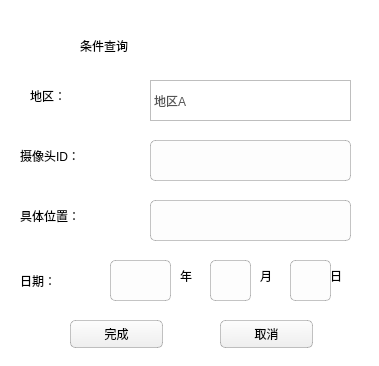
<?xml version="1.0" encoding="UTF-8"?>
<ui version="4.0">
 <class>sel_Form</class>
 <widget class="QWidget" name="sel_Form">
  <property name="geometry">
   <rect>
    <x>0</x>
    <y>0</y>
    <width>379</width>
    <height>366</height>
   </rect>
  </property>
  <property name="windowTitle">
   <string>Form</string>
  </property>
  <property name="styleSheet">
   <string notr="true">#sel_Form{
	background:white;
	border-radius:10px;
}</string>
  </property>
  <widget class="QLabel" name="camID">
   <property name="geometry">
    <rect>
     <x>20</x>
     <y>140</y>
     <width>131</width>
     <height>31</height>
    </rect>
   </property>
   <property name="styleSheet">
    <string notr="true">#camID{
	font: 15pt &quot;华文楷体&quot;;
	
	color:black;
}</string>
   </property>
   <property name="text">
    <string>摄像头ID：</string>
   </property>
  </widget>
  <widget class="QLabel" name="Date">
   <property name="geometry">
    <rect>
     <x>20</x>
     <y>260</y>
     <width>71</width>
     <height>41</height>
    </rect>
   </property>
   <property name="styleSheet">
    <string notr="true">#Date{
	font: 15pt &quot;华文楷体&quot;;
	color:black;
}</string>
   </property>
   <property name="text">
    <string>日期：</string>
   </property>
  </widget>
  <widget class="QLabel" name="location">
   <property name="geometry">
    <rect>
     <x>30</x>
     <y>80</y>
     <width>71</width>
     <height>31</height>
    </rect>
   </property>
   <property name="styleSheet">
    <string notr="true">#location{
	
	font: 15pt &quot;华文楷体&quot;;
	color:black;
}</string>
   </property>
   <property name="text">
    <string>地区：</string>
   </property>
  </widget>
  <widget class="QComboBox" name="sel_loc">
   <property name="geometry">
    <rect>
     <x>150</x>
     <y>80</y>
     <width>201</width>
     <height>41</height>
    </rect>
   </property>
   <property name="styleSheet">
    <string notr="true">QComboBox {
	border: 1px solid #bebebe;
	padding: 1px 18px 1px 3px;
	font: 15pt &quot;华文楷体&quot;;
	
	color: #555555;
	background: transparent;
	

}
 
 
QComboBox:editable{
	background: transparent;
}
 
QComboBox:!editable, QComboBox::drop-down:editable{
	background: transparent;
}
 
QComboBox:!editable:on, QComboBox::drop-down:editable:on{
	background: transparent;
}
 
QComboBox:!on{
}
 
QComboBox:on{ /* the popup opens */
	color: #555555;
	border-color: #327cc0;
	background: transparent;
}
 
QComboBox::drop-down{
    subcontrol-origin: padding;
    subcontrol-position: top right;
    width: 20px;
    border-left-width: 1px;
    border-left-color: darkgray;
}
 
QComboBox::down-arrow {
	image: url(:/common/combobox_arrow);
}
 
QComboBox::down-arrow:on {
	image: url(:/common/combobox_arrow_up);
}
 
QComboBox QAbstractItemView {
	outline: 0; 
	border: 1px solid #327cc0;
	background-color: #F1F3F3;
	font: normal normal 14px &quot;Microsoft YaHei&quot;;
}
 
QComboBox QAbstractItemView::item {
	height: 32px;
	color: #555555;
	background-color: transparent;
}
 
QComboBox QAbstractItemView::item:hover {
	color: #FFFFFF;
	background-color: #327cc0;
}
 
QComboBox QAbstractItemView::item:selected {
	color: #FFFFFF;
	background-color: #327cc0;
}
 
QComboBox QAbstractScrollArea QScrollBar:vertical {
	background-color: #d0d2d4;
}
 
QComboBox QAbstractScrollArea QScrollBar::handle:vertical {
	background: rgb(160,160,160);
}
 
QComboBox QAbstractScrollArea QScrollBar::handle:vertical:hover {
	background: rgb(90, 91, 93);
}</string>
   </property>
   <item>
    <property name="text">
     <string>地区A</string>
    </property>
   </item>
   <item>
    <property name="text">
     <string>地区B</string>
    </property>
   </item>
   <item>
    <property name="text">
     <string>地区C</string>
    </property>
   </item>
  </widget>
  <widget class="QLabel" name="label_4">
   <property name="geometry">
    <rect>
     <x>180</x>
     <y>260</y>
     <width>31</width>
     <height>31</height>
    </rect>
   </property>
   <property name="styleSheet">
    <string notr="true">#label_4{
	font: 15pt &quot;华文楷体&quot;;
	color:black;
}</string>
   </property>
   <property name="text">
    <string>年</string>
   </property>
  </widget>
  <widget class="QLabel" name="label_5">
   <property name="geometry">
    <rect>
     <x>260</x>
     <y>260</y>
     <width>21</width>
     <height>31</height>
    </rect>
   </property>
   <property name="styleSheet">
    <string notr="true">#label_5{
	font: 15pt &quot;华文楷体&quot;;
	color:black;
}</string>
   </property>
   <property name="text">
    <string>月</string>
   </property>
  </widget>
  <widget class="QLabel" name="label_6">
   <property name="geometry">
    <rect>
     <x>330</x>
     <y>260</y>
     <width>21</width>
     <height>31</height>
    </rect>
   </property>
   <property name="styleSheet">
    <string notr="true">#label_6{
	font: 15pt &quot;华文楷体&quot;;
	color:black;
}</string>
   </property>
   <property name="text">
    <string>日</string>
   </property>
  </widget>
  <widget class="QPushButton" name="finish">
   <property name="geometry">
    <rect>
     <x>70</x>
     <y>320</y>
     <width>93</width>
     <height>28</height>
    </rect>
   </property>
   <property name="styleSheet">
    <string notr="true">QPushButton{
	/*灰色背景*/
	background:rgba(220,221,221,1);
	/*渐变白灰背景*/
	background-color: qlineargradient(spread:pad, x1:0, y1:0, x2:0.03, y2:1, stop:0 rgba(253, 253, 253, 255), stop:1 rgba(238, 238, 238, 255));
	border:1px solid rgba(0, 0, 0, 0.23);
	border-radius:5px;
font-family:'Microsoft YaHei';
	color:black;
}
/*悬停*/  
QPushButton:hover
{
    background-color:rgb(234,244,252);
	border:1px solid rgb(44,169,225);
}
/*按下*/  
QPushButton:pressed
{
	border:1px solid rgb(44,169,225);
    background-color:rgb(235,246,247);
    /*左内边距为2像素，让按下时字向右移动2像素*/  
    padding-left:2px;
    /*上内边距为2像素，让按下时字向下移动2像素*/  
    padding-top:2px;
}
</string>
   </property>
   <property name="text">
    <string>完成</string>
   </property>
  </widget>
  <widget class="QPushButton" name="cancel">
   <property name="geometry">
    <rect>
     <x>220</x>
     <y>320</y>
     <width>93</width>
     <height>28</height>
    </rect>
   </property>
   <property name="styleSheet">
    <string notr="true">QPushButton{
	/*灰色背景*/
	background:rgba(220,221,221,1);
	/*渐变白灰背景*/
	background-color: qlineargradient(spread:pad, x1:0, y1:0, x2:0.03, y2:1, stop:0 rgba(253, 253, 253, 255), stop:1 rgba(238, 238, 238, 255));
	border:1px solid rgba(0, 0, 0, 0.23);
	border-radius:5px;
font-family:'Microsoft YaHei';
	color:black;
}
/*悬停*/  
QPushButton:hover
{
    background-color:rgb(234,244,252);
	border:1px solid rgb(44,169,225);
}
/*按下*/  
QPushButton:pressed
{
	border:1px solid rgb(44,169,225);
    background-color:rgb(235,246,247);
    /*左内边距为2像素，让按下时字向右移动2像素*/  
    padding-left:2px;
    /*上内边距为2像素，让按下时字向下移动2像素*/  
    padding-top:2px;
}
</string>
   </property>
   <property name="text">
    <string>取消</string>
   </property>
  </widget>
  <widget class="QLineEdit" name="year">
   <property name="geometry">
    <rect>
     <x>110</x>
     <y>260</y>
     <width>61</width>
     <height>41</height>
    </rect>
   </property>
   <property name="styleSheet">
    <string notr="true">
QLineEdit{
	background:rgba(253,253,253,1);
	border:1px solid rgba(0, 0, 0, 0.23);
	/*圆角5个像素*/
	border-radius:5px;
	font-size:20px;
	border-radius:5px;
}
/*焦点样式*/
QLineEdit:focus
{
	border:1px solid rgb(44,169,225);
}
</string>
   </property>
  </widget>
  <widget class="QLineEdit" name="month">
   <property name="geometry">
    <rect>
     <x>210</x>
     <y>260</y>
     <width>41</width>
     <height>41</height>
    </rect>
   </property>
   <property name="styleSheet">
    <string notr="true">
QLineEdit{
	background:rgba(253,253,253,1);
	border:1px solid rgba(0, 0, 0, 0.23);
	/*圆角5个像素*/
	border-radius:5px;
font-size:20px;
}
/*焦点样式*/
QLineEdit:focus
{
	border:1px solid rgb(44,169,225);
}
</string>
   </property>
  </widget>
  <widget class="QLineEdit" name="day">
   <property name="geometry">
    <rect>
     <x>290</x>
     <y>260</y>
     <width>41</width>
     <height>41</height>
    </rect>
   </property>
   <property name="styleSheet">
    <string notr="true">
QLineEdit{
	background:rgba(253,253,253,1);
	border:1px solid rgba(0, 0, 0, 0.23);
	/*圆角5个像素*/
	border-radius:5px;
font-size:20px;
}
/*焦点样式*/
QLineEdit:focus
{
	border:1px solid rgb(44,169,225);
}
</string>
   </property>
  </widget>
  <widget class="QLineEdit" name="camID_2">
   <property name="geometry">
    <rect>
     <x>150</x>
     <y>140</y>
     <width>201</width>
     <height>41</height>
    </rect>
   </property>
   <property name="styleSheet">
    <string notr="true">
QLineEdit{
	background:rgba(253,253,253,1);
	border:1px solid rgba(0, 0, 0, 0.23);
	/*圆角5个像素*/
	border-radius:5px;
}
/*焦点样式*/
QLineEdit:focus
{
	border:1px solid rgb(44,169,225);
}
</string>
   </property>
  </widget>
  <widget class="QLabel" name="camID_3">
   <property name="geometry">
    <rect>
     <x>20</x>
     <y>200</y>
     <width>121</width>
     <height>31</height>
    </rect>
   </property>
   <property name="styleSheet">
    <string notr="true">#camID_3{
	font: 15pt &quot;华文楷体&quot;;
	
	color:black;
}</string>
   </property>
   <property name="text">
    <string>具体位置：</string>
   </property>
  </widget>
  <widget class="QLineEdit" name="camID_4">
   <property name="geometry">
    <rect>
     <x>150</x>
     <y>200</y>
     <width>201</width>
     <height>41</height>
    </rect>
   </property>
   <property name="styleSheet">
    <string notr="true">
QLineEdit{
	background:rgba(253,253,253,1);
	border:1px solid rgba(0, 0, 0, 0.23);
	/*圆角5个像素*/
	border-radius:5px;
}
/*焦点样式*/
QLineEdit:focus
{
	border:1px solid rgb(44,169,225);
}
</string>
   </property>
  </widget>
  <widget class="QLabel" name="label">
   <property name="geometry">
    <rect>
     <x>80</x>
     <y>20</y>
     <width>171</width>
     <height>51</height>
    </rect>
   </property>
   <property name="styleSheet">
    <string notr="true">#label{
	
	font: 25pt &quot;华文楷体&quot;;
	color:black;
}</string>
   </property>
   <property name="text">
    <string>条件查询</string>
   </property>
  </widget>
 </widget>
 <resources/>
 <connections/>
</ui>
